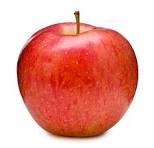
#> input picture data/input_images/apple.png, 154 x 148 px
$ python -i features.py   (imports and definitions only)   (older library calls are emulated)
#> lines starting #> are read from the running program, lines starting #| are printed output that depends on the picture
#> further down, picture is the input picture: shape (148, 154, 3); mean B, G, R 153.3, 163.3, 232.4
import cv2
import numpy as np

def normalize_map(f_map):
    """Utility to ensure every feature map is consistently 0-255 uint8"""
    if f_map.max() > 0:
        f_map = cv2.normalize(f_map, None, 0, 255, cv2.NORM_MINMAX)

    return f_map.astype("uint8")

# --- Features ---

def get_canny(image):
    """Detects Canny Edge"""
    edges = cv2.Canny(image, 75, 150)

    return edges

def get_sobel(image):
    """Detects Sobel Edge"""
    sobelx = cv2.Sobel(image, cv2.CV_64F, 1, 0, ksize=3)  # Horizontal edges
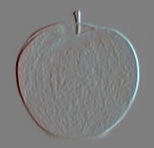
#> sobelx: shape (148, 154, 3) float64; mean B, G, R 0, 0, 0; drawn with min black and max white
    sobely = cv2.Sobel(image, cv2.CV_64F, 0, 1, ksize=3)  # Vertical edges
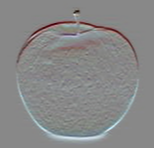
#> sobely: shape (148, 154, 3) float64; mean B, G, R 0, 0, 0; drawn with min black and max white

    # Compute gradient magnitude
    gradient_magnitude = cv2.magnitude(sobelx, sobely)
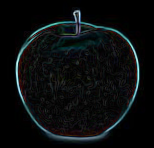
#> gradient_magnitude: shape (148, 154, 3) float64; mean B, G, R 56.2, 53.5, 43.3; drawn with min black and max white

    return normalize_map(gradient_magnitude)

def get_saliency(image):
    """Gets the Saliency map"""
    saliency = cv2.saliency.StaticSaliencyFineGrained_create()
    (success, saliencyMap) = saliency.computeSaliency(image)
    saliencyMap = (saliencyMap * 255)

    return normalize_map(saliencyMap)

def get_laplacian(image):
    """Detects high-frequency textures"""
    lap = cv2.Laplacian(image, cv2.CV_64F)
    lap = np.absolute(lap)

    return normalize_map(lap)

def get_corners(image):
    """Detects corners"""
    t_image = np.float32(image) # CornerHarris works best on float32
    dst = cv2.cornerHarris(t_image, 2, 3, 0.04)
    dst = cv2.dilate(dst, None)

    return normalize_map(dst)

def get_distance_fill(edges):
    """Calculates furthest distance from edges"""
    dist = cv2.distanceTransform(255 - edges, cv2.DIST_L2, 5)

    return normalize_map(dist)

>>> import cv2
>>> picture = cv2.imread('../../data/input_images/apple.png')
>>> result = get_sobel(picture)
